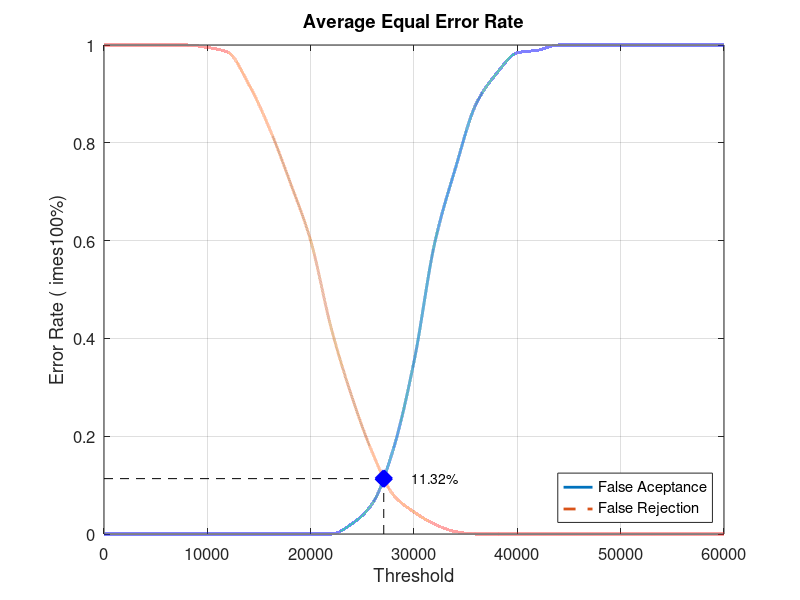
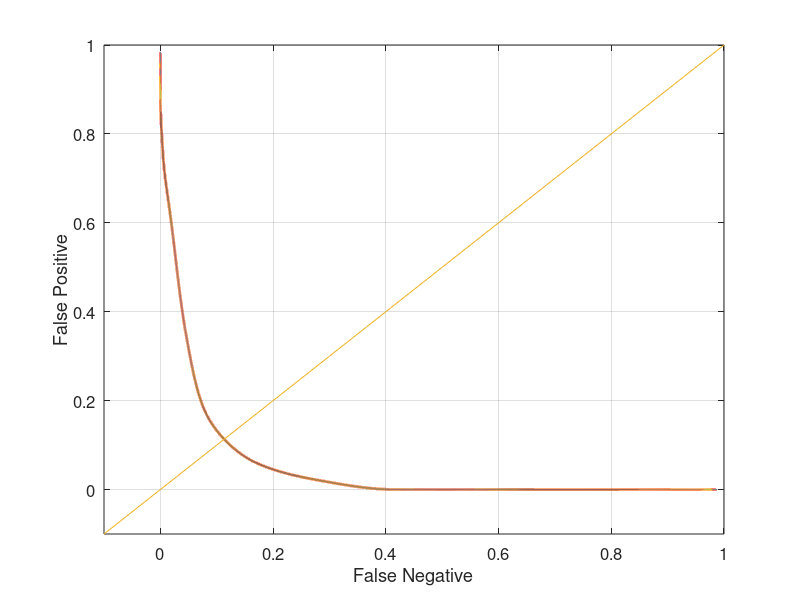

Recreate these plots in MATLAB, in order.
close all;
clear;
clc;
x = 0:2000:60000;
xq = 0:0.5:60000;

y0 = [0 0 0 0 0 0 0 0 0 0 0 0 0.0210526 0.0631579 0.173684 0.352632 0.594737 0.747368 0.878947 0.942105 0.984211 0.989474 1 1 1 1 1 1 1 1 1]
yy0 = interp1(x, y0, xq, 'pchip');
y1 = [1 1 1 1 1 0.995 0.985 0.92 0.83 0.72 0.6 0.42 0.28 0.165 0.08 0.045 0.02 0.005 0 0 0 0 0 0 0 0 0 0 0 0 0]
yy1 = interp1(x, y1, xq, 'pchip');

% Calculating EER: 
y2 = abs(y0 - y1);
find(y2 == min(y2))
yy2 = abs(yy0 - yy1);
xEER = find(yy2 == min(yy2));
xEERIndex = xq(xEER) % X-axis EER
yEER = yy0(xEER) % Y-axis EER

main = figure
plot(xq, yy0,'-','LineWidth', 2);	hold on
plot(xq, yy1,'--','LineWidth', 2);	hold on
plot([xEERIndex xEERIndex], [0 yEER], 'k--');	hold on
plot([0 xEERIndex], [yEER yEER], 'k--');	hold on
plot(xEERIndex, yEER, 'bx', 'LineWidth', 10);	hold on
text(xEERIndex + 10 * xEERIndex / 100, yEER, [num2str(round((10000 * yEER)) / 100) '%'])
legend('False Aceptance', 'False Rejection', 'Location', 'SouthEast')
xlabel('Threshold')
ylabel('Error Rate (	imes100%)')
title('Average Equal Error Rate')
set(gca, 'FontSize', 12)
axis([0 60000 0 1])
grid on

print(main, 'Database5_1Main', '-dpng');
FNRxFPR = figure('Color', [1 1 1]);
plot(yy1, yy0, '-', yy1, yy0, 'LineWidth', 2);
hold on
y = -0.1:0.1:1
plot(y, y); 
set(gca, 'FontSize', 12)
xlabel('False Negative')
ylabel('False Positive')
axis([-0.1 1 -0.1 1])
set(gca, 'FontSize', 12)
grid on

print(FNRxFPR, 'Database5_1FNRxFPR','-dpng');
